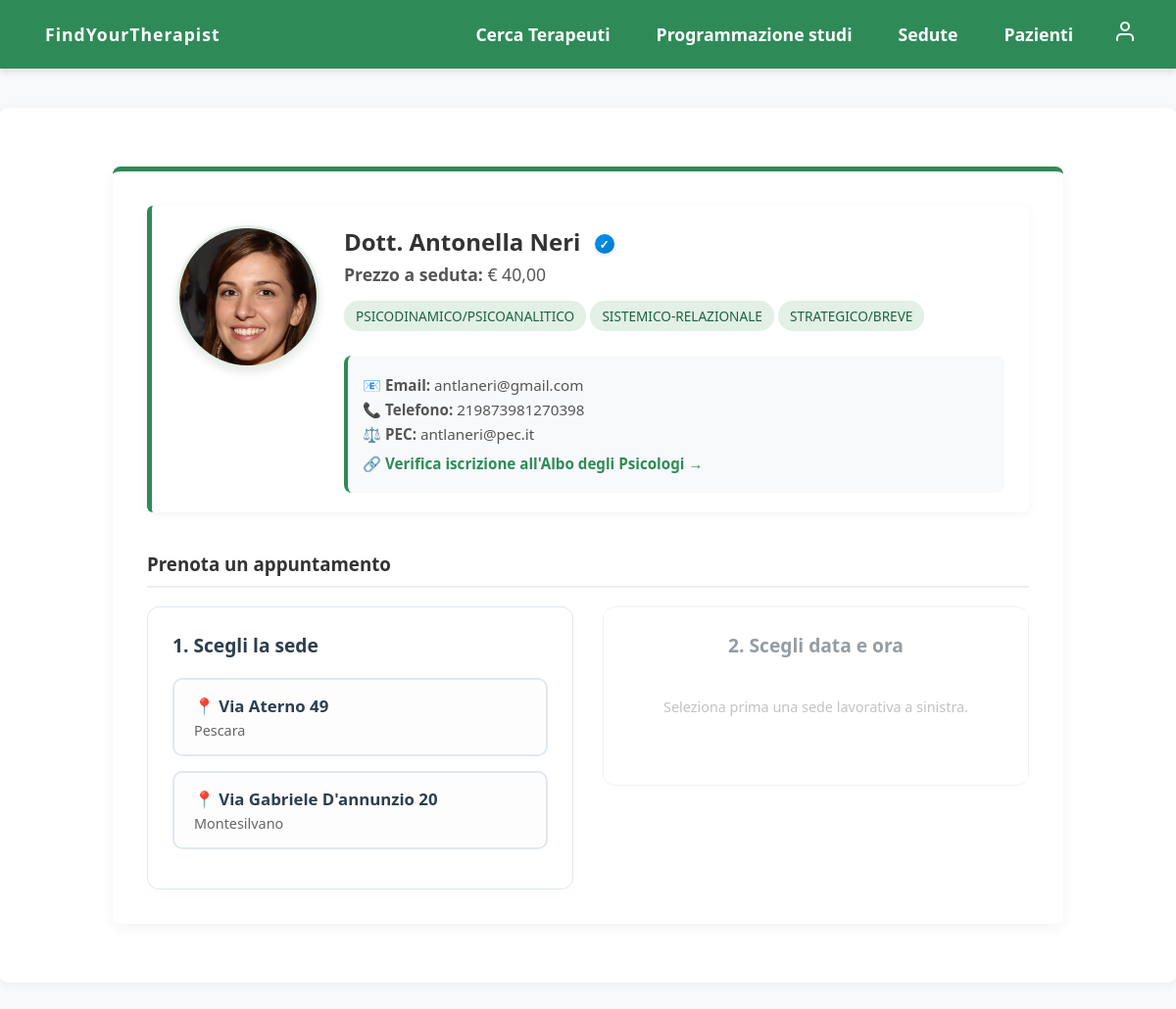
Screenshot of /prenotazioni/prenota/1/ (signed in) with the database file from the repository.
### utenti/models.py (models this page shows, shortened)
class Terapeuta(models.Model):
    user = models.OneToOneField(User, on_delete=models.CASCADE)
    numero_telefono = models.CharField(max_length=15, blank=True, null=True)
    studi = models.ManyToManyField(Studio, related_name='terapeuti', blank=True)
    prezzo = models.DecimalField(max_digits=6, decimal_places=2, blank=True, null=True)
    descrizione = models.TextField(blank=True, null=True)
    specializzazioni = models.ManyToManyField(Specializzazione, related_name='terapeuti', blank=True)
    pec = models.EmailField(max_length=254, blank=True, null=True)  # PEC del terapeuta
    verified = models.BooleanField(default=False)  # Campo per indicare se il terapeuta è verificato
    link_ordine = models.URLField(max_length=200, blank=True, null=True)  # Link all'ordine degli psicologi
    foto_profilo = models.ImageField(upload_to='foto_profili/terapeuti/', blank=True, null=True)
    class Meta:
        verbose_name = "Terapeuta"
        verbose_name_plural = "Terapeuti"
        ordering = ['id']

class Specializzazione(models.Model):
    nome = models.CharField(max_length=100)
    class Meta:
        verbose_name = "Specializzazione"
        verbose_name_plural = "Specializzazioni"
        ordering = ['id']

class Studio(models.Model):
    indirizzo = models.CharField(max_length=200)
    citta = models.CharField(max_length=100)
    foto_studio = models.ImageField(upload_to='foto_studi/', blank=True, null=True)
    class Meta:
        verbose_name = "Studio"
        verbose_name_plural = "Studi"
        ordering = ['id']

### prenotazioni/views.py (the view)
# urls.py: path('prenota/<int:terapeuta_id>/', ProfiloPrenotaView.as_view(), name='profilo_prenota'),
class ProfiloPrenotaView(LoginRequiredMixin, View):
    def get(self, request, terapeuta_id):
        terapeuta = get_object_or_404(Terapeuta, id=terapeuta_id)
        studi = terapeuta.studi.all()
        giorni_attivi_per_studio = {}
        for studio in studi:
            turni = Disponibilita.objects.filter(terapeuta=terapeuta, studio=studio)
            giorni_js = [(turno.giorno + 1) % 7 for turno in turni]
            giorni_attivi_per_studio[studio.id] = list(set(giorni_js))
        context = {
            'terapeuta': terapeuta,
            'studi': studi,
            'mappa_giorni_json': giorni_attivi_per_studio
        }
        return render(request, 'prenotazioni/profilo_prenota.html', context)

### templates/prenotazioni/profilo_prenota.html (shortened to what this page needs)
{% extends 'base.html' %}
{% load static %}
{% block extra_css %}
    <link rel="stylesheet" href="{% static 'css/prenotazioni.css' %}?v=2">
    <link rel="stylesheet" href="https://cdn.jsdelivr.net/npm/flatpickr/dist/flatpickr.min.css">
{% endblock %}
{% block contenuto %}
<div class="prenotazioni-container" style="max-width: 900px;">
    <div class="terapeuta-card" style="display: flex; gap: 25px; align-items: flex-start; flex-wrap: wrap;">
        <div class="terapeuta-foto" style="flex-shrink: 0;">
            {% if terapeuta.foto_profilo %}
                <img src="{{ terapeuta.foto_profilo.url }}" alt="Foto Dott. {{ terapeuta.user.last_name }}" style="width: 140px; height: 140px; object-fit: cover; border-radius: 50%; box-shadow: 0 4px 10px rgba(0,0,0,0.1); border: 3px solid #e2f0e6;">
            {% else %}
                <div style="width: 140px; height: 140px; background: #eee; border-radius: 50%; display: flex; align-items: center; justify-content: center; font-size: 3em; color: #ccc; border: 3px solid #e2f0e6;">👤</div>
            {% endif %}
        </div>
        <div class="terapeuta-info" style="flex-grow: 1; min-width: 300px;">
            <h2 style="margin-top: 0; margin-bottom: 5px;">Dott. {{ terapeuta.user.first_name }} {{ terapeuta.user.last_name }}
            {% if terapeuta.verified %}
                <span class="spunta-badge spunta-blu" title="Medico Verificato">✓</span>
            {% else %}
                <span class="spunta-badge spunta-grigia" title="Profilo Non Verificato">✓</span>
            {% endif %}
            </h2>
            <p style="margin: 0 0 15px 0; color: #555; font-size: 1.1em;"><strong>Prezzo a seduta:</strong> € {{ terapeuta.prezzo|default:"Da concordare" }}</p>
            <div style="margin: 10px 0;">
                {% for spec in terapeuta.specializzazioni.all %}
                    <span class="badge" style="background-color: #e2f0e6; color: #1f633d; font-weight: normal; margin-bottom: 5px; display: inline-block;">
                        {{ spec.nome }}
                    </span>
                {% endfor %}
            </div>
            <div class="contatti-box" style="background: #f8f9fa; border-radius: 8px; padding: 15px; margin-top: 20px; border-left: 4px solid #2e8b57; font-size: 0.95em;">
                <p style="margin: 5px 0;">📧 <strong>Email:</strong> {{ terapeuta.user.email }}</p>
                {% if terapeuta.numero_telefono %}
                    <p style="margin: 5px 0;">📞 <strong>Telefono:</strong> {{ terapeuta.numero_telefono }}</p>
                {% endif %}
                {% if terapeuta.pec %}
                    <p style="margin: 5px 0;">⚖️ <strong>PEC:</strong> {{ terapeuta.pec }}</p>
                {% endif %}
                {% if terapeuta.link_ordine %}
                    <p style="margin: 5px 0; margin-top: 10px;">
                        🔗 <a href="{{ terapeuta.link_ordine }}" target="_blank" style="color: #2e8b57; font-weight: bold; text-decoration: none;">Verifica iscrizione all'Albo degli Psicologi &rarr;</a>
                    </p>
                {% endif %}
            </div>
        </div>
    </div>
    <h3 style="color: #333; border-bottom: 2px solid #eee; padding-bottom: 10px; margin-top: 40px;">Prenota un appuntamento</h3>
    <div class="prenotazione-layout">
        <div class="selezione-studio">
            <h4 style="margin-top: 0; color: #2c3e50; font-size: 1.2em; margin-bottom: 20px;">1. Scegli la sede</h4>
            {% if studi %}
                <form id="form-prenotazione">
                    {% for studio in studi %}
                        <label class="studio-card-label">
                            <div class="studio-card-content">
                                <div class="studio-card-text">
                                    <span class="studio-indirizzo">📍 {{ studio.indirizzo }}</span>
                                    <span class="studio-citta">{{ studio.citta }}</span>
                                </div>
                            </div>
                        </label>
                    {% endfor %}
                </form>
            {% else %}
                <div style="background: #fff3cd; color: #856404; padding: 15px; border-radius: 6px; border: 1px solid #ffeeba;">
                    Questo terapeuta non ha sedi registrate al momento.
                </div>
            {% endif %}
        </div>
        <div class="calendario-container" id="box-calendario">
            <h4 style="margin-top: 0; color: #2c3e50; font-size: 1.2em;">2. Scegli data e ora</h4>
            <p id="avviso-calendario" style="color: #888; font-size: 0.9em; margin-bottom: 20px;">Seleziona prima una sede lavorativa a sinistra.</p>
        </div>
    </div>
</div>
{% endblock %}

### static/css/style.css (style rules this page uses)
body { margin: 0; padding: 0; font-family: 'Segoe UI', Tahoma, Geneva, Verdana, sans-serif; background-color: #f8f9fa; color: #333; }
.spunta-badge { display: inline-flex; align-items: center; justify-content: center; width: 20px; height: 20px; border-radius: 50%; font-size: 12px; color: white; margin-left: 8px; vertical-align: middle; cursor: help; box-shadow: 0 2px 4px rgba(0,0,0,0.1); }
.spunta-blu { background: linear-gradient(135deg, #0095f6, #0077c5); }

### static/css/prenotazioni.css (style rules this page uses)
.prenotazioni-container { max-width: 900px; margin: 40px auto; background: white; padding: 35px; border-radius: 8px; box-shadow: 0 4px 15px rgba(0,0,0,0.05); border-top: 5px solid #2e8b57; }
.badge { padding: 6px 12px; border-radius: 15px; font-size: 0.85em; font-weight: bold; text-transform: uppercase; }
.terapeuta-card { background: #fff; border-left: 5px solid #2e8b57; border-radius: 6px; padding: 20px 25px; box-shadow: 0 2px 10px rgba(0,0,0,0.05); margin-bottom: 30px; position: relative; }
.terapeuta-card h2 { margin: 0 0 10px 0; color: #333; }
.terapeuta-card p { margin: 5px 0; color: #555; }
.prenotazione-layout { display: flex; gap: 30px; flex-wrap: wrap; align-items: flex-start; }
.selezione-studio { flex: 1; min-width: 320px; background: #ffffff; padding: 25px; border-radius: 12px; border: 1px solid #e1e8ed; box-shadow: 0 4px 15px rgba(0,0,0,0.02); }
.studio-card-label { display: block; margin-bottom: 15px; cursor: pointer; }
.studio-card-content { display: flex; align-items: center; justify-content: space-between; background: #fdfdfd; border: 2px solid #e1e8ed; border-radius: 10px; padding: 15px 20px; transition: all 0.3s ease; }
.studio-card-text { display: flex; flex-direction: column; flex-grow: 1; }
.studio-indirizzo { font-weight: bold; color: #2c3e50; font-size: 1.05em; }
.studio-citta { color: #666; font-size: 0.9em; margin-top: 4px; }
.calendario-container { flex: 1; min-width: 320px; display: flex; flex-direction: column; align-items: center; background: #ffffff; padding: 25px; border-radius: 12px; border: 1px solid #e1e8ed; box-shadow: 0 4px 15px rgba(0,0,0,0.02); opacity: 0.5; pointer-events: none; transition: opacity 0.4s ease; }

### rows the page displays
Terapeuta: foto_profilo (picture), user.first_name "Antonella", user.last_name "Neri", prezzo "40,00", user.email "antlaneri@gmail.com", numero_telefono "219873981270398", pec "antlaneri@pec.it"
Specializzazione: nome "PSICODINAMICO/PSICOANALITICO"
Specializzazione: nome "SISTEMICO-RELAZIONALE"
Specializzazione: nome "STRATEGICO/BREVE"
Studio: indirizzo "Via Aterno 49", citta "Pescara"
Studio: indirizzo "Via Gabriele D'annunzio 20", citta "Montesilvano"
